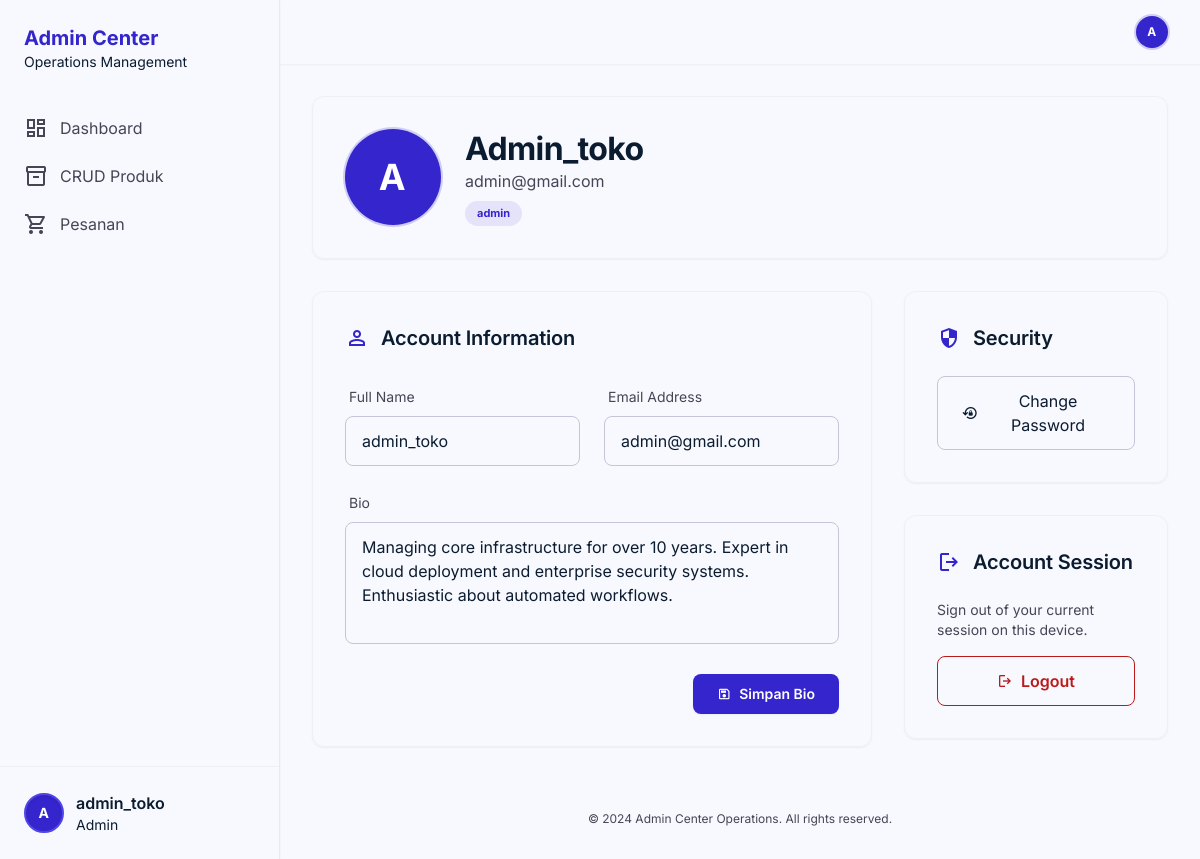
/profile_admin.php (signed in), run on the app's committed database.
### tables this page shows
CREATE TABLE `pengguna` (
  `id` int NOT NULL,
  `username` varchar(100) NOT NULL,
  `email` varchar(50) NOT NULL,
  `password` varchar(255) NOT NULL,
  `role` enum('pelanggan','admin') NOT NULL DEFAULT 'pelanggan'
);

### profile_admin.php (the view, shortened to what this page needs)
<?php
include "config/koneksi.php";
$id_admin = $_SESSION['id_user'] ?? 0;
$query_admin = mysqli_query($conn, "SELECT username, email, role FROM pengguna WHERE id = '$id_admin'");
$admin_data = mysqli_fetch_assoc($query_admin);
$admin_name = $admin_data['username'] ?? 'Admin';
$admin_email = $admin_data['email'] ?? 'admin@gmail.com';
$admin_role = $admin_data['role'] ?? 'Admin';
$admin_bio = $_SESSION['admin_bio'] ?? "Managing core infrastructure for over 10 years. Expert in cloud deployment and enterprise security systems. Enthusiastic about automated workflows.";
$words = explode(" ", $admin_name);
$initials = strtoupper(substr($words[0], 0, 1));
?>
<!DOCTYPE html>
<html class="light" lang="en">
<head>
    <script src="https://cdn.tailwindcss.com?plugins=forms,container-queries"></script>
    <script id="tailwind-config">
        tailwind.config = {
            darkMode: "class",
            theme: {
                extend: {
                    "colors": {
                        "surface-container-low": "#eff4ff",
                        "on-error-container": "#93000a",
                        "surface-container-highest": "#d3e4fe",
                        "surface-tint": "#4d44e3",
                        "tertiary-fixed-dim": "#ffb695",
                        "surface-container-high": "#dce9ff",
                        "surface-container": "#e5eeff",
                        "error-container": "#ffdad6",
                        "on-secondary-fixed-variant": "#004c6e",
                        "primary-container": "#4f46e5",
                        "secondary-container": "#39b8fd",
                        "on-tertiary-fixed-variant": "#7b2f00",
                        "on-surface": "#0b1c30",
                        "error": "#ba1a1a",
                        "on-background": "#0b1c30",
                        "primary": "#3525cd",
                        "on-primary-fixed": "#0f0069",
                        "surface-dim": "#cbdbf5",
                        "outline": "#777587",
                        "tertiary-container": "#a44100",
                        "surface": "#f8f9ff",
                        "tertiary-fixed": "#ffdbcc",
                        "surface-variant": "#d3e4fe",
                        "primary-fixed-dim": "#c3c0ff",
                        "inverse-on-surface": "#eaf1ff",
                        "on-tertiary": "#ffffff",
                        "on-error": "#ffffff",
                        "secondary-fixed-dim": "#89ceff",
                        "secondary": "#006591",
                        "on-tertiary-fixed": "#351000",
                        "inverse-surface": "#213145",
                        "inverse-primary": "#c3c0ff",
                        "secondary-fixed": "#c9e6ff",
                        "primary-fixed": "#e2dfff",
                        "on-secondary-container": "#004666",
                        "on-tertiary-container": "#ffd2be",
                        "on-primary": "#ffffff",
                        "on-secondary": "#ffffff",
                        "on-secondary-fixed": "#001e2f",
                        "tertiary": "#7e3000",
                        "surface-bright": "#f8f9ff",
                        "background": "#f8f9ff",
                        "on-surface-variant": "#464555",
                        "on-primary-fixed-variant": "#3323cc",
                        "outline-variant": "#c7c4d8",
                        "on-primary-container": "#dad7ff"
                    },
                    "borderRadius": {
                        "DEFAULT": "0.25rem",
                        "lg": "0.5rem",
                        "xl": "0.75rem",
                        "full": "9999px"
                    },
                    "spacing": {
                        "gutter": "1.5rem",
                        "stack-sm": "0.5rem",
                        "stack-lg": "1.5rem",
                        "container-padding": "2rem",
                        "stack-md": "1rem",
                        "sidebar-width": "280px",
                        "sidebar-collapsed": "80px"
                    },
                    "fontFamily": {
                        "headline-md": ["Inter"],
                        "label-bold": ["Inter"],
                        "display-lg-mobile": ["Inter"],
                        "body-md": ["Inter"],
                        "display-lg": ["Inter"],
                        "caption": ["Inter"],
                        "body-sm": ["Inter"]
                    },
                    "fontSize": {
                        "headline-md": ["20px", {
                            "lineHeight": "28px",
                            "letterSpacing": "-0.01em",
                            "fontWeight": "600"
                        }],
                        "label-bold": ["12px", {
                            "lineHeight": "16px",
                            "letterSpacing": "0.05em",
                            "fontWeight": "600"
                        }],
                        "display-lg-mobile": ["24px", {
                            "lineHeight": "32px",
                            "letterSpacing": "-0.02em",
                            "fontWeight": "700"
                        }],
                        "body-md": ["16px", {
                            "lineHeight": "24px",
                            "letterSpacing": "0",
                            "fontWeight": "400"
                        }],
                        "display-lg": ["32px", {
                            "lineHeight": "40px",
                            "letterSpacing": "-0.02em",
                            "fontWeight": "700"
                        }],
                        "caption": ["12px", {
                            "lineHeight": "16px",
                            "letterSpacing": "0",
                            "fontWeight": "400"
                        }],
                        "body-sm": ["14px", {
                            "lineHeight": "20px",
                            "letterSpacing": "0",
                            "fontWeight": "400"
                        }]
                    }
                }
            },
        }
    </script>
</head>
<body class="bg-surface text-on-surface min-h-screen">
    <aside class="fixed left-0 top-0 h-full w-sidebar-width hidden md:flex flex-col z-40 shadow-sm bg-surface dark:bg-on-background border-r border-outline-variant/30">
        <div class="flex flex-col h-full py-6">
            <div class="px-6 mb-8">
                <h1 class="text-xl text-primary font-bold">Admin Center</h1>
                <p class="font-body-sm text-body-xs text-sm">Operations Management</p>
            </div>
            <nav class="flex-1">
                <a href="dash_admin.php" class="flex items-center gap-3 px-6 py-3 text-on-surface-variant hover:bg-surface-container-low transition-colors font-body-md text-body-md">
                    <span class="material-symbols-outlined">dashboard</span>
                    Dashboard
                </a>
                <a href="CRUDproduk_admin.php" class="flex items-center gap-3 px-6 py-3 text-on-surface-variant hover:bg-surface-container-low transition-colors font-body-md text-body-md">
                    <span class="material-symbols-outlined">inventory_2</span>
                    CRUD Produk
                </a>
                <a href="pesanan_admin.php" class="flex items-center gap-3 px-6 py-3 text-on-surface-variant hover:bg-surface-container-low transition-colors font-body-md text-body-md">
                    <span class="material-symbols-outlined">shopping_cart</span>
                    Pesanan
                </a>
            </nav>
            <a href="profile_admin.php" class="mt-auto px-6 pt-6 border-t border-outline-variant/20 flex items-center gap-3">
                <div class="w-10 h-10 rounded-full bg-primary text-white flex items-center justify-center font-bold text-sm tracking-wider select-none border-2 border-primary-container shadow-inner">
                    <?= $initials ?>
                </div>
                <div class="overflow-hidden">
                    <p class="font-label-bold text-on-surface truncate font-semibold"><?= $admin_name ?></p>
                    <p class="text-medium text-sm capitalize"><?= $admin_role ?></p>
                </div>
            </a>
        </div>
    </aside>
    <main class="md:ml-sidebar-width min-h-screen transition-all duration-300">
        <header class="fixed top-0 right-0 w-full md:w-[calc(100%-280px)] h-16 z-30 bg-surface dark:bg-on-background shadow-sm">
            <div class="flex justify-between items-center px-container-padding h-full">
                <a href="profile_admin.php" class="flex items-center gap-2">
                    <div class="w-8 h-8 rounded-full bg-primary text-white flex items-center justify-center font-bold text-xs tracking-wider select-none ring-2 ring-primary/20 shadow-sm">
                        <?= $initials ?>
                    </div>
                </a>
            </div>
        </header>
        <div class="pt-24 pb-12 px-container-padding max-w-7xl mx-auto">
            <section class="bg-surface-container-lowest rounded-xl shadow-sm border border-outline-variant/20 p-8 mb-8">
                <div class="flex flex-col md:flex-row md:items-center justify-between gap-6">
                    <div class="flex items-center gap-6">
                        <div class="w-24 h-24 rounded-full bg-primary text-white flex items-center justify-center font-bold text-4xl tracking-wider select-none ring-2 ring-primary/20 shadow-sm">
                            <?= $initials ?>
                        </div>
                        <div>
                            <h2 class="font-display-lg text-display-lg text-on-surface capitalize"><?= $admin_name ?></h2>
                            <p class="text-on-surface-variant font-body-md flex items-center gap-2">
                                <?= $admin_email ?>
                            </p>
                            <div class="flex gap-2 mt-2">
                                <span class="px-3 py-1 rounded-full bg-primary/10 text-primary text-[11px] font-bold"><?= $admin_role ?></span>
                            </div>
                        </div>
                    </div>
                </div>
            </section>
            <div class="grid grid-cols-1 lg:grid-cols-3 gap-8">
                <div class="lg:col-span-2 space-y-8">
                    <div class="bg-surface-container-lowest rounded-xl shadow-sm border border-outline-variant/20 p-8">
                        <div class="flex items-center gap-3 mb-8">
                            <span class="material-symbols-outlined text-primary">person</span>
                            <h3 class="font-headline-md text-headline-md">Account Information</h3>
                        </div>
                        <form action="" method="POST" class="grid grid-cols-1 md:grid-cols-2 gap-6">
                            <div class="space-y-2">
                                <label class="font-label-bold text-on-surface-variant text-body-sm ml-1">Full Name</label>
                                <input class="w-full px-4 py-3 rounded-lg border border-outline-variant focus:border-primary focus:ring-4 focus:ring-primary/10 outline-none transition-all text-body-md bg-surface" type="text" value="<?= $admin_name ?>" readonly />
                            </div>
                            <div class="space-y-2">
                                <label class="font-label-bold text-on-surface-variant text-body-sm ml-1">Email Address</label>
                                <input class="w-full px-4 py-3 rounded-lg border border-outline-variant focus:border-primary focus:ring-4 focus:ring-primary/10 outline-none transition-all text-body-md bg-surface" type="email" value="<?= $admin_email ?>" readonly />
                            </div>
                            <div class="md:col-span-2 space-y-2">
                                <label class="font-label-bold text-on-surface-variant text-body-sm ml-1">Bio</label>
                                <textarea name="admin_bio" class="w-full px-4 py-3 rounded-lg border border-outline-variant focus:border-primary focus:ring-4 focus:ring-primary/10 outline-none transition-all text-body-md bg-surface resize-none" rows="4"><?= htmlspecialchars($admin_bio) ?></textarea>
                            </div>
                            <div class="md:col-span-2 flex justify-end">
                                <button type="submit" name="save_bio" class="px-6 py-2.5 bg-primary text-white font-semibold rounded-lg hover:bg-primary/90 transition-all text-sm shadow-sm flex items-center gap-2">
                                    <span class="material-symbols-outlined text-sm">save</span>
                                    Simpan Bio
                                </button>
                            </div>
                        </form>
                    </div>
                </div>
                <div class="space-y-8">
                    <div class="bg-surface-container-lowest rounded-xl shadow-sm border border-outline-variant/20 p-8">
                        <div class="flex items-center gap-3 mb-6">
                            <span class="material-symbols-outlined text-primary">security</span>
                            <h3 class="font-headline-md text-headline-md">Security</h3>
                        </div>
                        <div>
                            <button id="open-password-modal" class="w-full flex items-center justify-center gap-2 px-6 py-3 border border-outline-variant text-on-surface font-label-bold rounded-lg hover:bg-surface-container-low transition-all">
                                <span class="material-symbols-outlined text-body-md">lock_reset</span>
                                Change Password
                            </button>
                        </div>
                    </div>
                    <div class="bg-surface-container-lowest rounded-xl shadow-sm border border-outline-variant/20 p-8">
                        <div class="flex items-center gap-3 mb-6">
                            <span class="material-symbols-outlined text-primary">logout</span>
                            <h3 class="font-headline-md text-headline-md">Account Session</h3>
                        </div>
                        <div class="space-y-4">
                            <p class="text-body-sm text-on-surface-variant">Sign out of your current session on this device.</p>
                            <button type="button" id="open-logout-modal" class="w-full flex items-center justify-center gap-2 px-6 py-3 border border-error text-error font-semibold rounded-lg hover:bg-error/5 transition-all active:scale-95">
                                <span class="material-symbols-outlined text-body-md">logout</span>
                                Logout
                            </button>
                        </div>
                    </div>
                </div>
            </div>
        </div>
        <footer class="px-container-padding pb-8 pt-4 text-center">
            <p class="text-caption text-on-surface-variant">© 2024 Admin Center Operations. All rights reserved.</p>
        </footer>
    </main>
</body>
</html>

### profile_admin.php (style rules this page uses)
body { font-family: 'Inter', sans-serif; }
.material-symbols-outlined { font-variation-settings: 'FILL' 0, 'wght' 400, 'GRAD' 0, 'opsz' 24; }

### data on the page
pengguna: username "A", username "admin_toko", role "Admin", username "Admin_toko", email "admin@gmail.com", role "admin"
